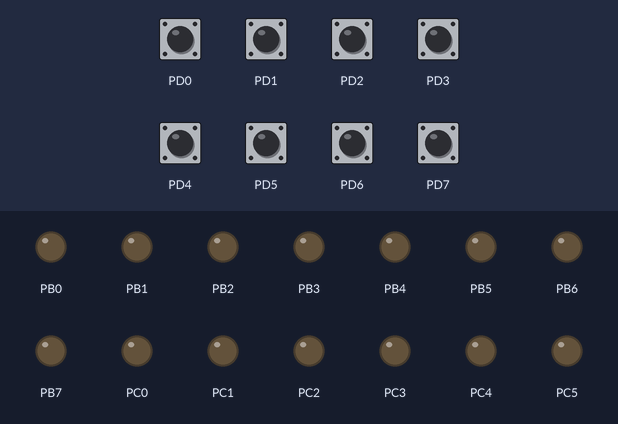
Simulated run of this program. Board: ATmega328P, built with avr-gcc and emulated at 1 MHz. On the bench: output pins drawn as LEDs (lit = HIGH). Inputs (shaded band) come from the test bench; at power-on: PD0–7 HIGH.

Above: at 1.2 s.
1.3 s: PD0 pulled LOW for 0.15 s
At 2.3 s:
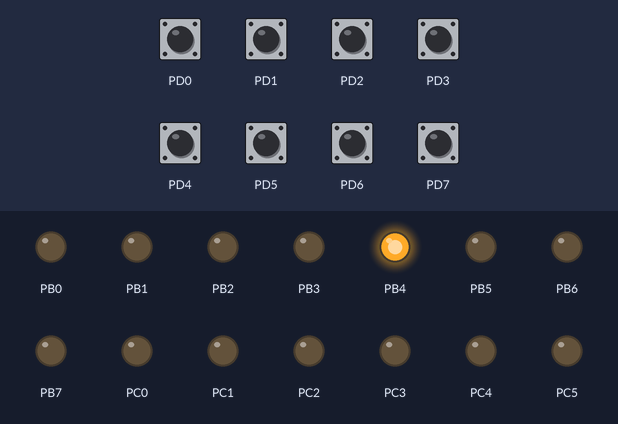
3.0 s: PD3 pulled LOW for 0.15 s
At 3.5 s:
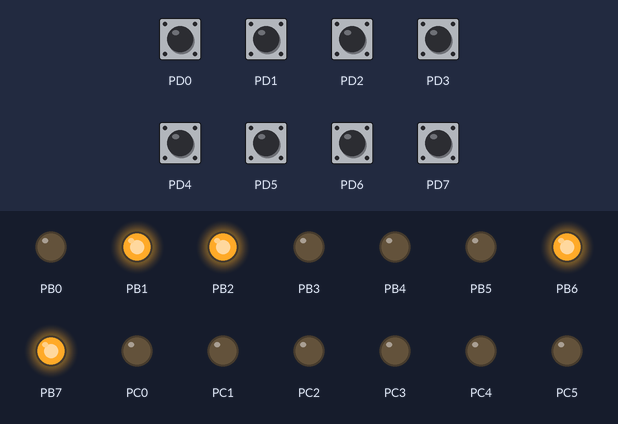
4.7 s: PD1 pulled LOW for 1 s
At 6.9 s:
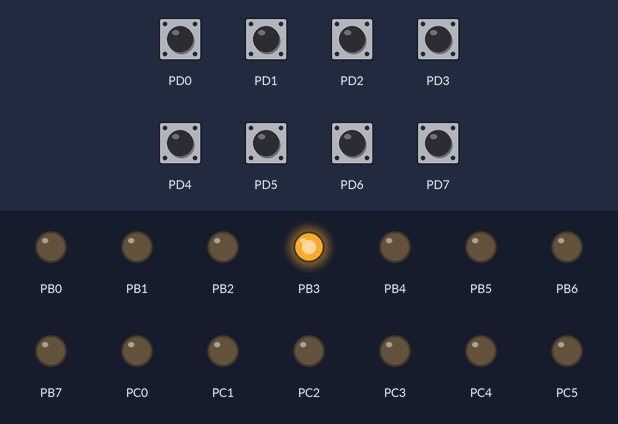
7.7 s: PD4 pulled LOW for 0.15 s
At 8.2 s:
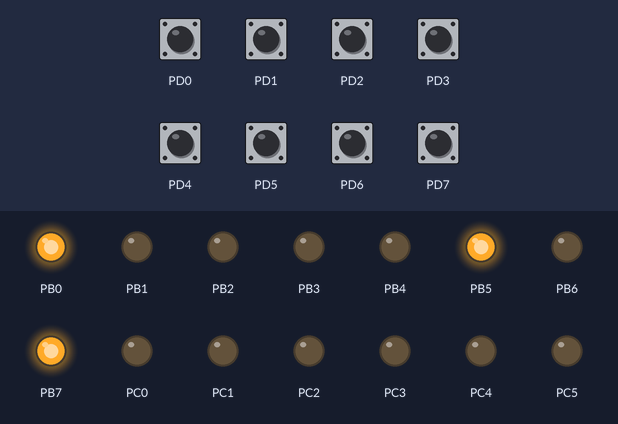
9.4 s: PD7 pulled LOW for 1 s
At 11.5 s:
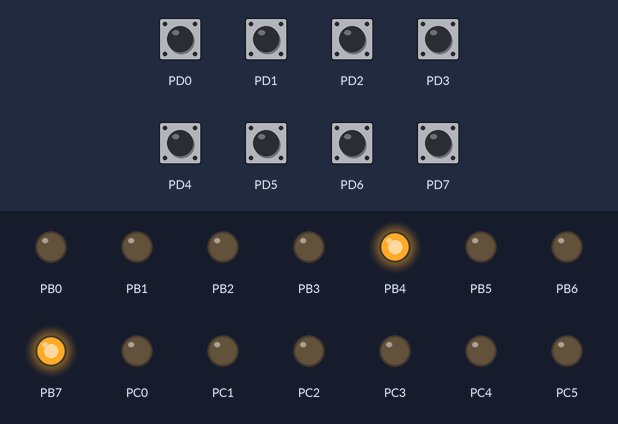
12.4 s: PD2 pulled LOW for 0.15 s
At 13.1 s:
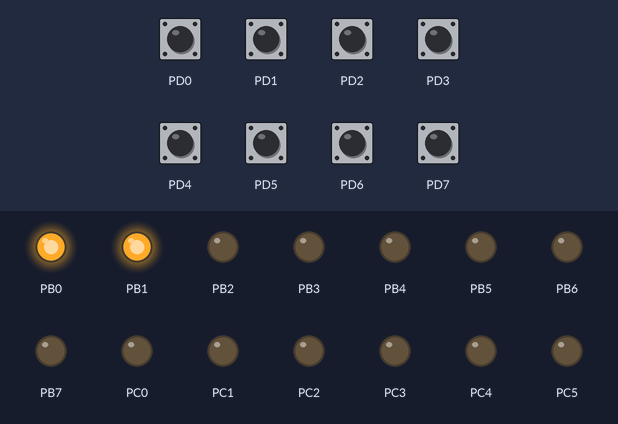
Timing chart, 0 to 15.1 s (numbered marks = the images above; inputs shaded):
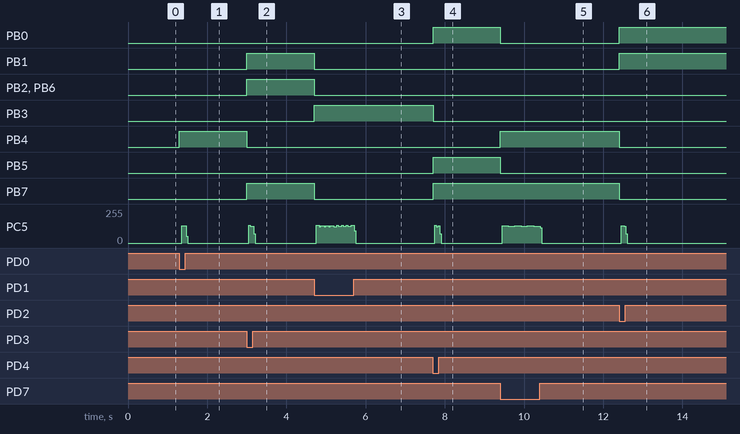

Measured:
- after the input at 1.3 s, PB4: LOW → HIGH at once; PC5: 0/255 → 131/255 after 0.05 s, → 0/255 0.12 s later
- after the input at 3.0 s, PB1, PB2, PB6, PB7: LOW → HIGH at once; PB4: HIGH → LOW at once; PC5: 0/255 → 124/255 after 0.05 s, → 0/255 0.12 s later
- after the input at 7.7 s, PB0, PB5, PB7: LOW → HIGH at once; PB3: HIGH → LOW at once
- after the input at 9.4 s, PB0, PB5: HIGH → LOW at once; PB4: LOW → HIGH at once; PC5: 0/255 → 131/255 after 0.05 s, then repeats every 0.32 s: 124/255 0.16 s, 131/255 0.16 s, until it stays 0/255 from 10.4 s
- after the input at 12.4 s, PB0, PB1: LOW → HIGH at once; PB4, PB7: HIGH → LOW at once; PC5: 0/255 → 131/255 after 0.05 s, → 0/255 0.08 s later

The program:

main.c
```c
/*
 * GccApplication3.cpp
 *
 * Created: 4/8/2019 3:34:21 PM
 * Author : user
 */
#define F_CPU 1000000UL
#include <avr/io.h>

int main(void)
{

	CLKPR=(1<<CLKPCE);
	CLKPR=0b00000011;
	TCCR0A=0x02;
	DDRD=0x0;
	PORTD=0xFF;
	DDRC=0xFF;
	DDRB=0xFF;
	while (1){

	  if(~PIND&0b00000001){
	    TCCR0B=0b00000100; // p=256, start Timer
	    OCR0A=9;//n;
	    while ((TIFR0&(1<<OCF0A))==0); // wait for flag TOV0=1
	    TCCR0B=0; // stop Timer
	    TIFR0=TIFR0|(1<<OCF0A); // clear TOV0
	    PORTC=PORTC^0b00100000;
	  }
	  else if(~PIND&0b00000010){//A.
	     TCCR0B=0b00000100; // p=256, start Timer
	     OCR0A=8;//n;
	     while ((TIFR0&(1<<OCF0A))==0); // wait for flag TOV0=1
	     TCCR0B=0; // stop Timer
	     TIFR0=TIFR0|(1<<OCF0A); // clear TOV0
	     PORTC=PORTC^0b00100000;
	  }
	  else if(~PIND&0b00000100){//B.
	     TCCR0B=0b00000100; // p=256, start Timer
  	     OCR0A=7;//n;
	     while ((TIFR0&(1<<OCF0A))==0); // wait for flag TOV0=1
	     TCCR0B=0; // stop Timer
	     TIFR0=TIFR0|(1<<OCF0A); // clear TOV0
	     PORTC=PORTC^0b00100000;
	  }
	  else if(~PIND&0b00001000){//C
	    TCCR0B=0b00000011; // p=64, start Timer
   	    OCR0A=29;//n;
	    while ((TIFR0&(1<<OCF0A))==0); // wait for flag TOV0=1
	    TCCR0B=0; // stop Timer
	    TIFR0=TIFR0|(1<<OCF0A); // clear TOV0
	    PORTC=PORTC^0b00100000;
	  }
	  else if(~PIND&0b00010000){//D
    	  TCCR0B=0b00000010; // p=8, start Timer
    	  OCR0A=212;//n;
    	  while ((TIFR0&(1<<OCF0A))==0); // wait for flag TOV0=1
    	  TCCR0B=0; // stop Timer
    	  TIFR0=TIFR0|(1<<OCF0A); // clear TOV0
          PORTC=PORTC^0b00100000;
	  }
	  else if(~PIND&0b00100000){//E
    	  TCCR0B=0b00000100; // p=256, start Timer
	      OCR0A=5;//n;
    	  while ((TIFR0&(1<<OCF0A))==0); // wait for flag TOV0=1
    	  TCCR0B=0; // stop Timer
    	  TIFR0=TIFR0|(1<<OCF0A); // clear TOV0
    	  PORTC=PORTC^0b00100000;
	  }
	  else if(~PIND&0b01000000){//F
    	  TCCR0B=0b00000011; // p=64, start Timer
    	  OCR0A=21;//n
    	  while ((TIFR0&(1<<OCF0A))==0); // wait for flag TOV0=1
    	  TCCR0B=0; // stop Timer
    	  TIFR0=TIFR0|(1<<OCF0A); // clear TOV0
    	  PORTC=PORTC^0b00100000;
	  }
	  else if(~PIND&0b10000000){// G
    	  TCCR0B=0b00000100; // p=256, start Timer
    	  OCR0A=4;//n
    	  while ((TIFR0&(1<<OCF0A))==0); // wait for flag TOV0=1
    	  TCCR0B=0; // stop Timer
    	  TIFR0=TIFR0|(1<<OCF0A); // clear TOV0
    	  PORTC=PORTC^0b00100000;
	  }
	  else
	  PORTC=0x00;

	  	  if(~PIND&0b00000001){ //G.
		     PORTB=0b00010000;
	  	  }
	  	  else if(~PIND&0b00000010){//A.
		     PORTB=0b00001000;
	  	  }
	  	  else if(~PIND&0b00000100){//B.
	         PORTB=0b00000011;
	  	  }
	  	  else if(~PIND&0b00001000){//C
		     PORTB=0b11000110;
	  	  }
	  	  else if(~PIND&0b00010000){//D
		     PORTB=0b10100001;
	  	  }
	  	  else if(~PIND&0b00100000){//E
		     PORTB=0b10000110;
	  	  }
	  	  else if(~PIND&0b01000000){//F
		     PORTB=0b10001110;
	  	  }
	  	  else if(~PIND&0b10000000){// G
		     PORTB=0b10010000;
	  	  }


	}
}
```
